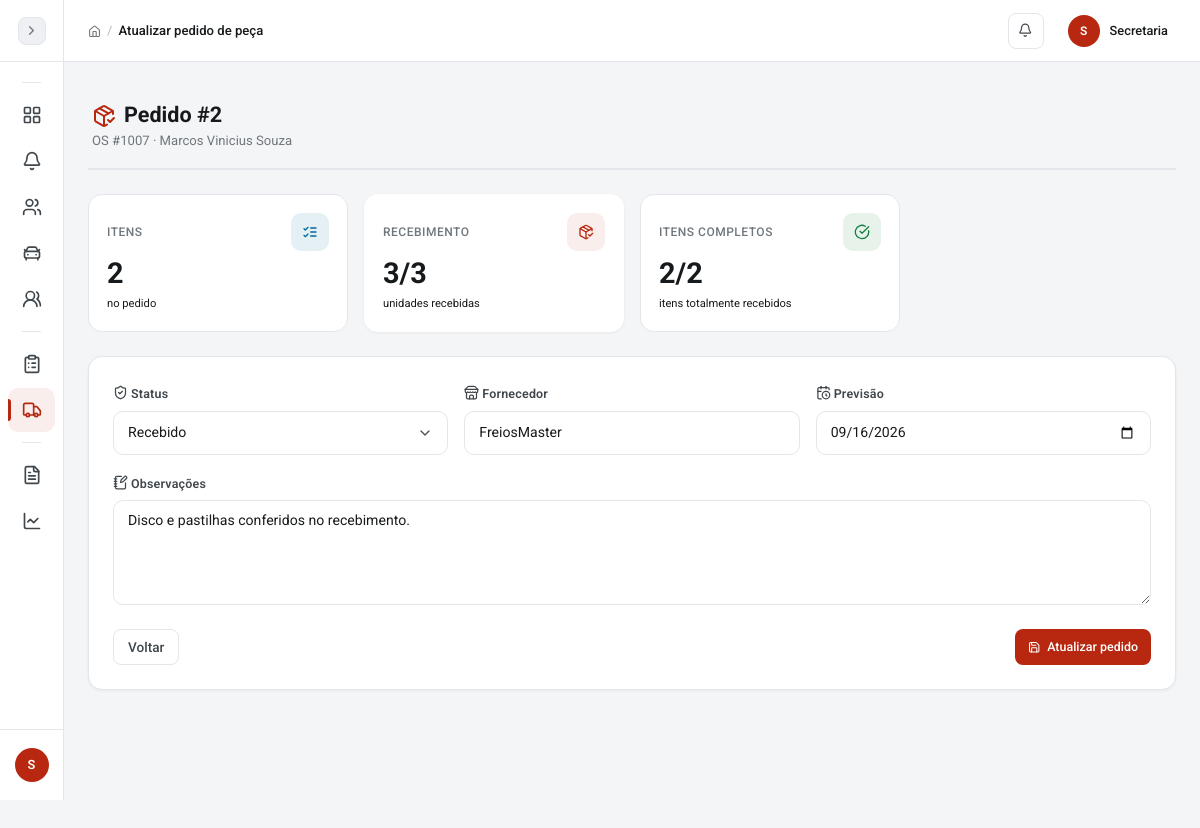
Page /pages/pedidos_pecas/editar.php?id=2 (signed in) on the committed database.
### tables this page shows
CREATE TABLE pedidos_pecas (
  id INT AUTO_INCREMENT PRIMARY KEY,
  os_id INT NOT NULL,
  fornecedor VARCHAR(120),
  status ENUM('solicitado','validado','pedido','a_caminho','recebido','cancelado') DEFAULT 'solicitado',
  previsao_entrega DATE NULL,
  observacoes TEXT,
  criado_por INT NOT NULL,
  recebido_por INT NULL,
  criado_em TIMESTAMP DEFAULT CURRENT_TIMESTAMP,
  recebido_em DATETIME NULL,
  FOREIGN KEY (os_id) REFERENCES ordens_servico(id),
  FOREIGN KEY (criado_por) REFERENCES usuarios(id),
  FOREIGN KEY (recebido_por) REFERENCES usuarios(id) ON DELETE SET NULL
);

CREATE TABLE ordens_servico (
  id INT AUTO_INCREMENT PRIMARY KEY,
  numero INT NOT NULL UNIQUE,
  cliente_id INT NOT NULL,
  veiculo_id INT NULL,
  status ENUM('recebida','triagem','aguardando_diagnostico','aguardando_orcamento','aguardando_aprovacao','aguardando_peca','pronta_para_execucao','em_execucao','aguardando_retorno','pronta_para_entrega','entregue','cancelada') NOT NULL DEFAULT 'recebida',
  prioridade ENUM('baixa','normal','alta','urgente') NOT NULL DEFAULT 'normal',
  queixa_inicial TEXT NOT NULL,
  diagnostico TEXT,
  observacoes_internas TEXT,
  responsavel_chefe_id INT NULL,
  criado_por INT NOT NULL,
  data_entrada DATETIME NOT NULL DEFAULT CURRENT_TIMESTAMP,
  data_conclusao DATETIME NULL,
  data_atualizacao TIMESTAMP NOT NULL DEFAULT CURRENT_TIMESTAMP ON UPDATE CURRENT_TIMESTAMP,
  FOREIGN KEY (cliente_id) REFERENCES clientes(id),
  FOREIGN KEY (veiculo_id) REFERENCES veiculos(id) ON DELETE SET NULL,
  FOREIGN KEY (responsavel_chefe_id) REFERENCES usuarios(id) ON DELETE SET NULL,
  FOREIGN KEY (criado_por) REFERENCES usuarios(id)
);

CREATE TABLE clientes (
  id INT AUTO_INCREMENT PRIMARY KEY,
  nome VARCHAR(120) NOT NULL,
  cpf VARCHAR(14) UNIQUE,
  telefone VARCHAR(20),
  email VARCHAR(120),
  endereco VARCHAR(255),
  cidade VARCHAR(80),
  observacoes TEXT,
  data_cadastro TIMESTAMP DEFAULT CURRENT_TIMESTAMP,
  data_atualizacao TIMESTAMP DEFAULT CURRENT_TIMESTAMP ON UPDATE CURRENT_TIMESTAMP
);

### config/conexao.php (called while the page is built, shortened)
<?php
function esc($dado) {
    return htmlspecialchars((string) $dado, ENT_QUOTES, 'UTF-8');
}
?>

### pages/pedidos_pecas/editar.php (the view, shortened to what this page needs)
<?php
require_once __DIR__ . '/../../config/conexao.php';
$id = (int) ($_GET['id'] ?? 0);
$stmt = $conn->prepare("SELECT p.*, os.numero, c.nome AS cliente FROM pedidos_pecas p JOIN ordens_servico os ON os.id = p.os_id JOIN clientes c ON c.id = os.cliente_id WHERE p.id = :id");
$stmt->execute([':id' => $id]);
$pedido = $stmt->fetch();
$stmt = $conn->prepare('SELECT id, descricao, quantidade, recebido FROM pedido_pecas_itens WHERE pedido_id = :id ORDER BY id');
$stmt->execute([':id' => $id]);
$itens = $stmt->fetchAll();
$quantidades_total = 0;
$quantidades_recebidas = 0;
$itens_recebidos = 0;
foreach ($itens as $item) {
    $quantidades_total += (int) $item['quantidade'];
    $quantidades_recebidas += (int) $item['recebido'];
    if ((int) $item['recebido'] >= (int) $item['quantidade']) $itens_recebidos++;
}
require_once __DIR__ . '/../../includes/header.php';
?>
<div class="page-header"><div><h1><i data-lucide="package-check" class="text-primary me-2"></i>Pedido #<?php echo $id; ?></h1><span class="page-subtitle">OS #<?php echo str_pad((int) $pedido['numero'], 4, '0', STR_PAD_LEFT); ?> · <?php echo esc($pedido['cliente']); ?></span></div></div>
<div class="row g-3 mb-4"><div class="col-6 col-xl-3"><div class="stat-card border-blue"><div class="stat-header"><span class="stat-label">Itens</span><span class="stat-icon blue"><i data-lucide="list-checks"></i></span></div><div class="stat-value"><?php echo count($itens); ?></div><div class="stat-delta">no pedido</div></div></div><div class="col-6 col-xl-3"><div class="stat-card border-accent"><div class="stat-header"><span class="stat-label">Recebimento</span><span class="stat-icon"><i data-lucide="package-check"></i></span></div><div class="stat-value"><?php echo $quantidades_recebidas . '/' . $quantidades_total; ?></div><div class="stat-delta">unidades recebidas</div></div></div><div class="col-6 col-xl-3"><div class="stat-card border-green"><div class="stat-header"><span class="stat-label">Itens completos</span><span class="stat-icon green"><i data-lucide="check-circle"></i></span></div><div class="stat-value"><?php echo $itens_recebidos . '/' . count($itens); ?></div><div class="stat-delta">itens totalmente recebidos</div></div></div></div>
<div class="card"><div class="card-body p-4"><form method="POST" action="processar.php?acao=atualizar"><input type="hidden" name="csrf_token" value="<?php echo esc(csrf_token()); ?>"><input type="hidden" name="id" value="<?php echo $id; ?>"><div class="row g-3"><div class="col-md-4"><label class="form-label"><i data-lucide="shield-check" class="form-label-icon"></i>Status</label><select class="form-select" name="status"><?php foreach (['solicitado' => 'Aguardando validação', 'validado' => 'Validado', 'pedido' => 'Pedido realizado', 'a_caminho' => 'A caminho', 'recebido' => 'Recebido', 'cancelado' => 'Cancelado'] as $status => $nome): ?><option value="<?php echo $status; ?>" <?php echo $pedido['status'] === $status ? 'selected' : ''; ?>><?php echo $nome; ?></option><?php endforeach; ?></select></div><div class="col-md-4"><label class="form-label"><i data-lucide="store" class="form-label-icon"></i>Fornecedor</label><input class="form-control" name="fornecedor" maxlength="120" value="<?php echo esc($pedido['fornecedor']); ?>"></div><div class="col-md-4"><label class="form-label"><i data-lucide="calendar-clock" class="form-label-icon"></i>Previsão</label><input class="form-control" type="date" name="previsao_entrega" value="<?php echo esc($pedido['previsao_entrega']); ?>"></div><div class="col-12"><label class="form-label"><i data-lucide="notebook-pen" class="form-label-icon"></i>Observações</label><textarea class="form-control" name="observacoes" rows="4"><?php echo esc($pedido['observacoes']); ?></textarea></div></div><div class="d-flex justify-content-between mt-4"><a href="listar.php" class="btn btn-outline-secondary">Voltar</a><button class="btn btn-primary btn-icon action-button" type="submit"><i data-lucide="save"></i>Atualizar pedido</button></div></form></div></div>
<?php require_once __DIR__ . '/../../includes/footer.php'; ?>

### includes/header.php (style rules this page uses)
html.js body { opacity:0;transition:opacity .25s ease }

### rows in the picture
pedidos_pecas: os.numero "1007", clientes.nome "Marcos Vinicius Souza", status "Recebido", fornecedor "FreiosMaster", previsao_entrega "09/16/2026", observacoes "Disco e pastilhas conferidos no recebimento."

### other values in the picture
substr($nome_usuario, 0, 1) "S"
$titulo_pagina "Atualizar pedido de peça"
substr($_SESSION['usuario_nome'] ?? 'U', 0, 1) "S"
$_SESSION['usuario_nome'] "Secretaria"
$id "2"
count($itens) "2"
$quantidades_recebidas "3"
$quantidades_total "3"
$itens_recebidos "2"
